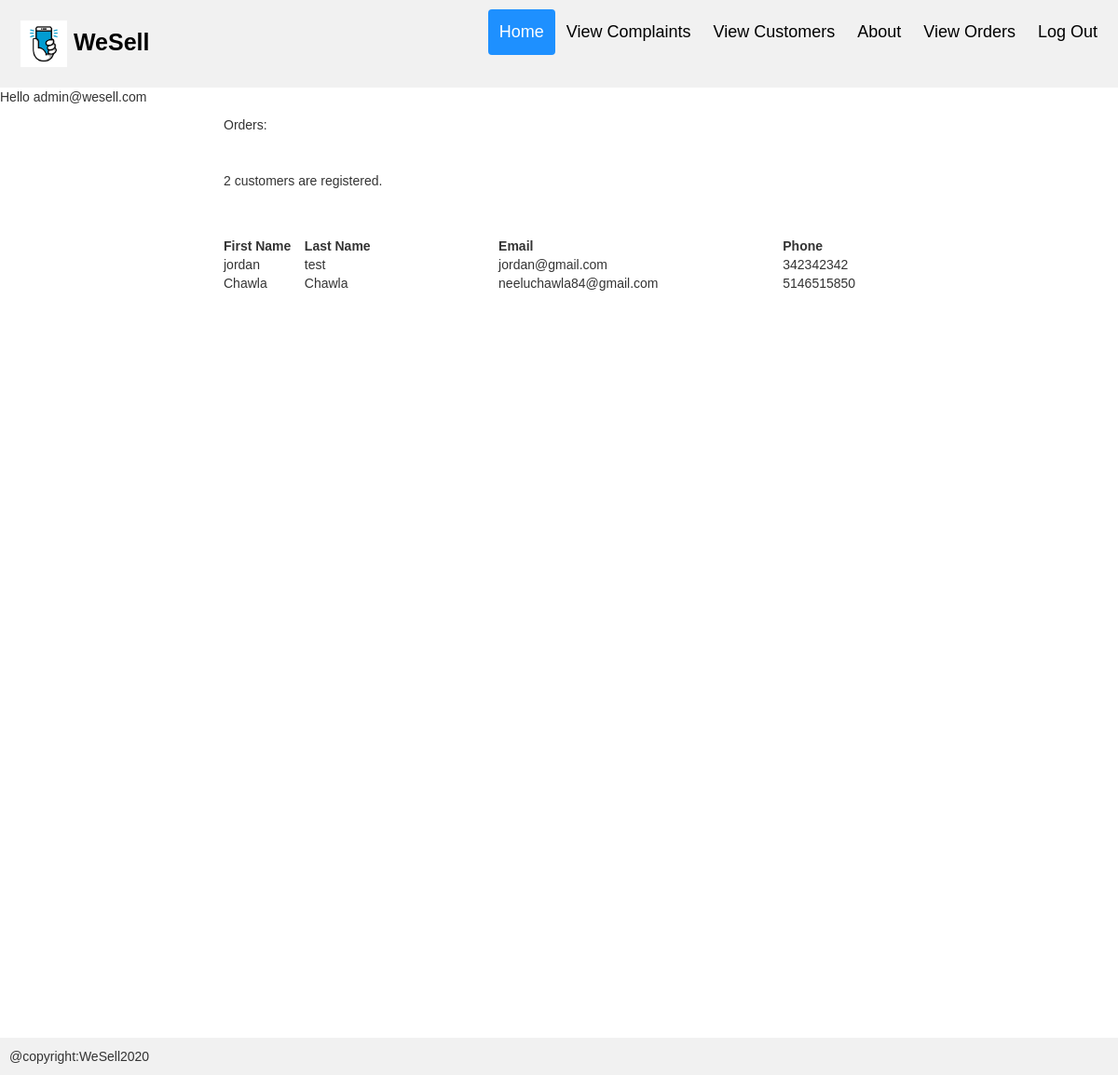
Page /customerList.php (signed in) on the committed database.
### tables this page shows
CREATE TABLE `customer` (
  `email` varchar(50) NOT NULL,
  `first_name` varchar(20) DEFAULT NULL,
  `second_name` varchar(20) DEFAULT NULL,
  `phone` varchar(10) NOT NULL,
  `password` varchar(100) DEFAULT NULL,
  `Role` varchar(10) NOT NULL
);

### customerList.php (the view, shortened to what this page needs)
<?php
$servername = "localhost";
$username = "root";
$password = "";
$database="weselldb";
$conn = new mysqli($servername, $username, $password,$database);
if(!empty($_SESSION['admin'])){
  $sql = "select * from customer where Role='user'";
  $result = $conn->query($sql);
  $total_products = mysqli_num_rows($result);
}
?>
<!DOCTYPE html>
<html lang="en">
<head>
  <link rel="stylesheet" href="https://cdnjs.cloudflare.com/ajax/libs/font-awesome/4.7.0/css/font-awesome.min.css">
</head>
<body>
  <?php include('include/header.php'); ?>
  <div id="shopping-cart">
  <div class="container" style="padding-top:10px;padding-left:40px;width:800px;height:1000px;">
<div class="txt-heading">Orders: </div>
	<br/>
    <br/>
<p><?=$total_products?> customers are registered.</p>
<br/>
<br/>
  <table class="tbl-cart" cellpadding="10" cellspacing="2">
  <tbody>
  <tr>
  <th style="text-align:left;" width="3%">First Name</th>
  <th style="text-align:left;" width="10%">Last Name</th>
  <th style="text-align:left;" width="10%">Email</th>
  <th style="text-align:left;" width="5%">Phone</th>
  </tr>
          <?php foreach ($result as $item): ?>
				<tr>
				<td><?php echo $item["first_name"]; ?></td>
				<td style="text-align:left;"><?php echo $item["second_name"]; ?></td>
                <td style="text-align:left;"><?php echo $item["email"]; ?></td>
                <td style="text-align:left;"><?php echo $item["phone"]; ?></td>
 </tr>
         <?php endforeach; ?>
</tbody>
</table>
<br/>
<br/>
</div>
  </div>
  <?php include('include/footer.php') ;?>
</body>
</html>

### include/header.php (style rules this page uses)
* { box-sizing: border-box; }
body { margin: 0; font-family: Arial, Helvetica, sans-serif; }

### include/footer.php (style rules this page uses)
* { box-sizing: border-box; }
body { margin: 0; font-family: Arial, Helvetica, sans-serif; }

### rows in the picture
customer: first_name "jordan", second_name "test", email "jordan@gmail.com", phone "342342342"
customer: first_name "Chawla", second_name "Chawla", email "neeluchawla84@gmail.com", phone "5146515850"

### other values in the picture
$_SESSION["email"] "admin@wesell.com"
$total_products "2"
